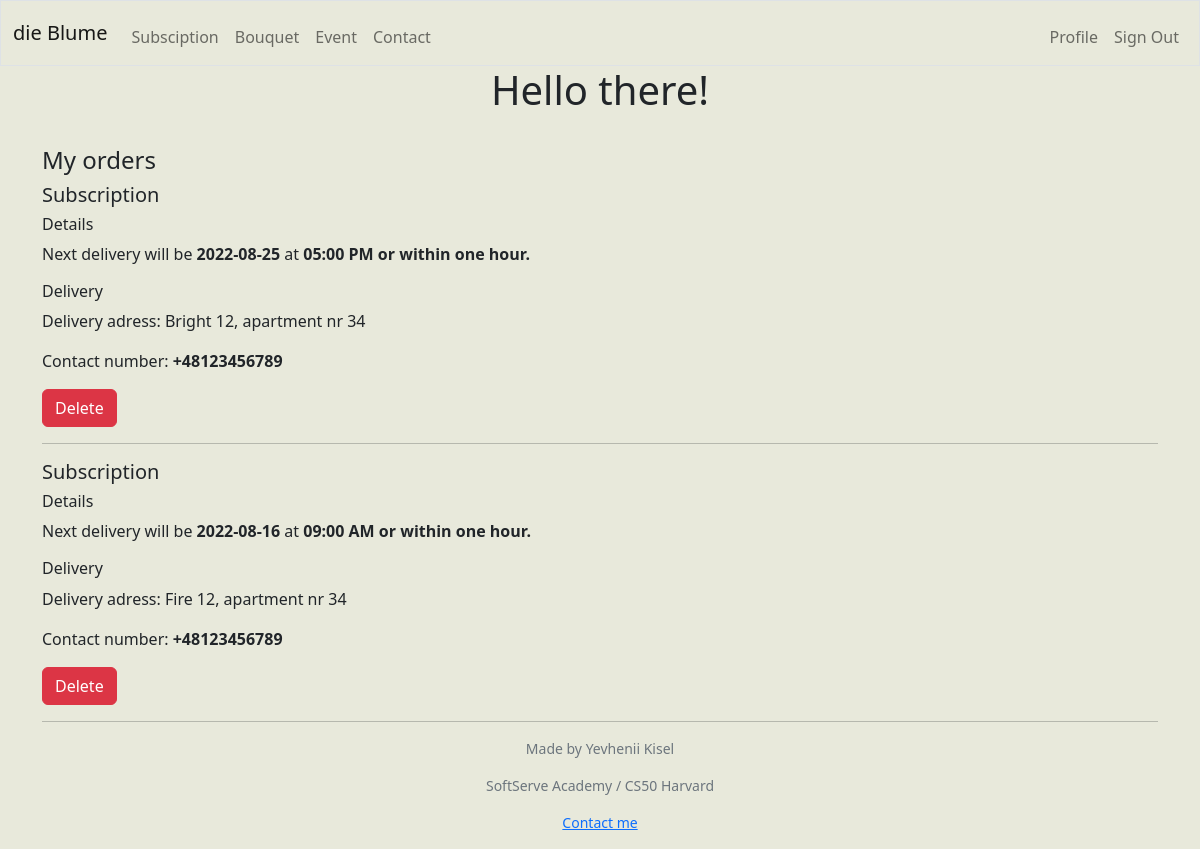
The app's page /profile (signed in) with its own data.
### models.py (models this page shows)
class Subscription_details(db.Model):
    __tablename__= 'subscrption_details'
    id = db.Column(db.Integer, primary_key = True)
    user = db.Column(db.Integer, db.ForeignKey('user.id'))
    delivery_PerWeek = db.Column(db.Integer)
    subscription_Period = db.Column(db.Integer)
    delivery_Date = db.Column(db.String(20))
    delivery_Time = db.Column(db.String(10))
    starter_Pack = db.Column(db.String(10))
    street = db.Column(db.String(100))
    block = db.Column(db.String(10))
    apartment = db.Column(db.String(10))
    contact_Number = db.Column(db.String(20))

### main.py (the view)
@main.route('/profile', methods=["GET"])
@login_required
def profile():
    user = current_user.id
    subscriptions = Subscription_details.query.filter_by(user=user).all()
    return render_template('profile.html', subscriptions=subscriptions)

### __init__.py (called while the page is built)
def create_app():
    app = Flask(__name__)
    app.config['SECRET_KEY'] = '409734c554b6a7db12c67ae7aa286313e90859b4c44b9113343f9dba19116729'
    app.config['SQLALCHEMY_DATABASE_URI'] = 'sqlite:///dieBlume.sqlite'
    db.init_app(app)
    login_manager = LoginManager()
    login_manager.login_view= 'auth.sign_in'
    login_manager.init_app(app)
    from .models import User
    @login_manager.user_loader
    def load_user(user_id):
        return User.query.get(int(user_id))
    from .auth import auth as auth_blueprint
    app.register_blueprint(auth_blueprint)
    from .main import main as main_blueprint
    app.register_blueprint(main_blueprint)
    return app

### templates/profile.html (shortened to what this page needs)
{% extends "layout.html" %}
{% block main %}
    <div class="container text-start">
        {% if not name %}
        <div>
            <h1 class="text-center">Hello there!</h1>
            <br>
        </div>
        {% else %}
        <div>
            <h1 class="text-center">Hello, {{ name }}!</h1>
            <br>
        </div>
        {% endif %}
        <div>
            <h4>My orders</h4>
            {% if subscriptions %}
                {% for subscription in subscriptions%}
                <div class="list-group d-inline">
                    <div>
                    <h5>Subscription</h5>
                    <h6>Details</h6>
                        <p>Next delivery will be <strong>{{ subscription.delivery_Date }}</strong> at <strong>{{ subscription.delivery_Time }} or within one hour.</strong></p>
                    <h6>Delivery</h6>
                        <p>Delivery adress: {{ subscription.street }} {{ subscription.block }}, apartment nr {{ subscription.apartment }} </p>
                        <p>Contact number: <strong>{{ subscription.contact_Number }}</strong></p>
                    </div>
                    <div>
                        <a class="btn btn-danger" href="{{ url_for('main.delete', id=subscription.id) }}">Delete</a>
                    </div>
                </div>
                    <hr>
                {% endfor %}
            {% else %}
                <h5>¯\_(ツ)_/¯ </h5>
                <p>There is no orders...yet ;)</p>
            </div>
            {% endif %}
    </div>
{% endblock %}

### templates/layout.html (shortened to what this page needs)
<!DOCTYPE html>
<html lang="en">
    <head>
        <link href="https://cdn.jsdelivr.net/npm/bootstrap@5.2.0/dist/css/bootstrap.min.css" rel="stylesheet">
    </head>
    <body class="d-flex flex-column min-vh-100 pt-0" style="display:flex; flex-direction:column; background-color: #E8E9DB;">
        <nav class="bg-transperent border navbar navbar-expand-md navbar-light">
            <div class="container-fluid">
                <a class="navbar-brand" href="/">die Blume</a>
                <div class="collapse navbar-collapse" id="navbar">
                    {% if current_user.is_authenticated %}
                        <ul class="navbar-nav me-auto mt-2">
                            <li class="nav-item"><a class="nav-link" href="{{ url_for('main.subscription') }}">Subsciption</a></li>
                            <li class="nav-item"><a class="nav-link" href="{{ url_for('main.bouquet') }}">Bouquet</a></li>
                            <li class="nav-item"><a class="nav-link" href="{{ url_for('main.event') }}">Event</a></li>
                            <li class="nav-item"><a class="nav-link" href="{{ url_for('main.contact') }}">Contact</a></li>
                        </ul>
                        <ul class="navbar-nav ms-auto mt-2">
                            <li class="nav-item"><a class="nav-link" href="{{ url_for('main.profile') }}">Profile</a></li>
                            <li class="nav-item"><a class="nav-link" href="{{ url_for('auth.sign_out') }}">Sign Out</a></li>
                        </ul>
                    {% endif %}
                </div>
            </div>
        </nav>
            {% block main %}{% endblock %}
            <footer class="small text-center text-muted mt-auto">
                <p>Made by Yevhenii Kisel</p>
                <p>SoftServe Academy / CS50 Harvard</p>
                <p><a rel="email" href="mailto:yevhenii.kisel.design@gmail.com">Contact me</p>
            </footer>
    </body>
</html>

### records on screen
Subscription_details: delivery_Date "2022-08-25", delivery_Time "05:00 PM", street "Bright", block "12", apartment "34", contact_Number "+48123456789"
Subscription_details: delivery_Date "2022-08-16", delivery_Time "09:00 AM", street "Fire", block "12", apartment "34", contact_Number "+48123456789"
